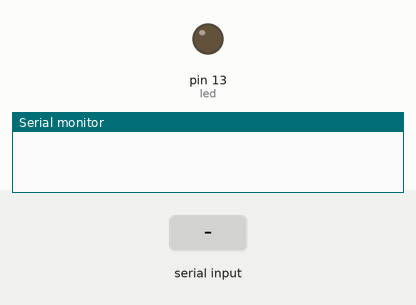
The sketch below on a simulated Arduino Uno, built with avr-gcc and run on an emulated ATmega328P. Shown: output pins drawn as LEDs (lit = HIGH), the last lines printed to the serial monitor. The test bench sets the inputs (shaded band).

Above: at 1.2 s.
1.3 s: "1" received over the second serial link
At 2.5 s:
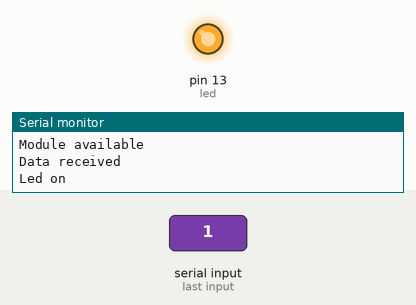
2.8 s: "0" received over the second serial link
At 3.7 s:
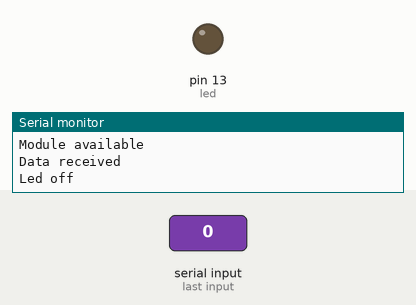
Timing chart, 0 to 5.8 s (numbered marks = the images above; inputs shaded):
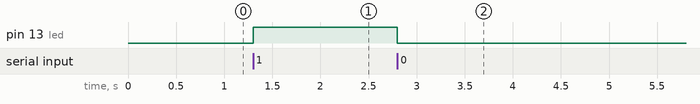

The sketch:

bluetooth_test.ino
```cpp
#include <SoftwareSerial.h>
SoftwareSerial mySerial(2,3);
int led = 13;
void setup() {
  // put your setup code here, to run once:
  mySerial.begin(9600);
  Serial.begin(9600);
  pinMode(led, OUTPUT);


}

void loop() {
  // put your main code here, to run repeatedly:
  int i;

  if (mySerial.available()){
    Serial.println("Module available");
    i = mySerial.read();
    Serial.println("Data received");
    if(i=='1'){
      digitalWrite(led, 1);
      Serial.println("Led on");
    }
    if(i=='0'){
      digitalWrite(led, 0);
      Serial.println("Led off");
    }
  }

}
```

Measured:
- after the input at 1.3 s, pin 13 (led): LOW → HIGH at once
- after the input at 2.8 s, pin 13 (led): HIGH → LOW at once
